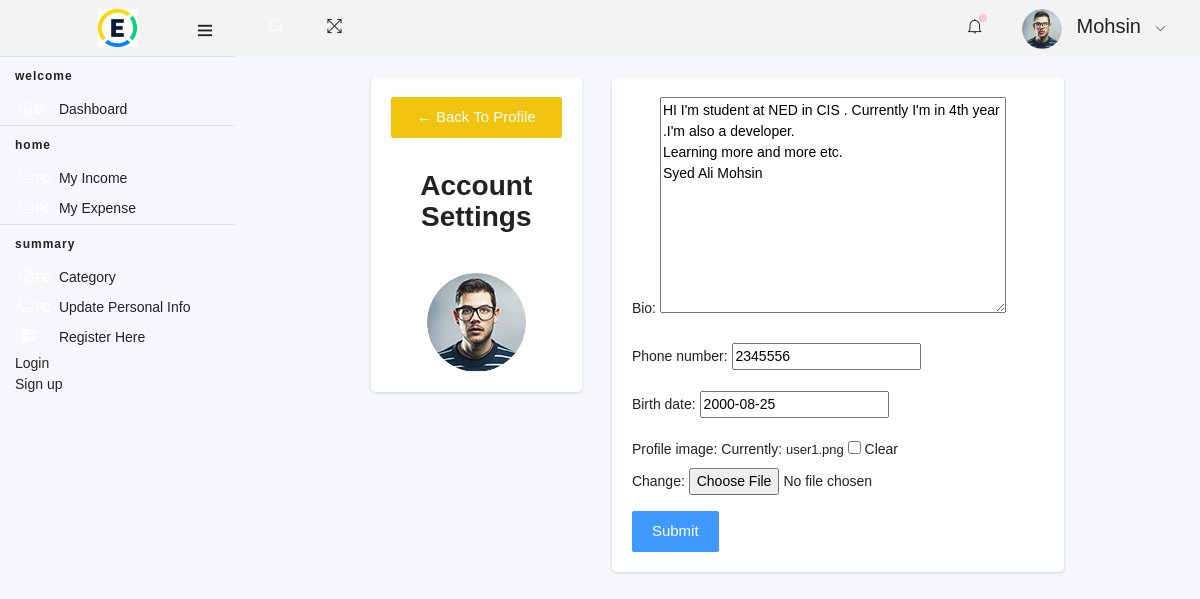
/account/ (signed in), run on the app's committed database.
### expensesystem/models.py (models this page shows)
class Profile(models.Model):
    user= models.OneToOneField(User, on_delete=models.CASCADE ,null=True)
    bio = models.TextField(max_length=500, blank=True , null=True )
    phone_number = models.CharField(max_length=12, blank=True , null=True)
    birth_date = models.DateField(null=True, blank=True)
    profile_image=models.ImageField (default="Group-user.jpg" , null=True , blank=True)

### expensesystem/views.py (the view)
# urls.py: path('account/', views.accountSettings, name="account"),
@login_required(login_url='/loginpage')
def accountSettings(request):
    profile=Profile.objects.filter(user=request.user ,)
    print(profile)
    if profile.exists():
        profile=request.user.profile
        form = ProfileForm(instance=profile)
    else:
        obj = Profile()
        obj.user=request.user
        profile = obj
        form = ProfileForm(instance=profile)
    if request.method == 'POST':
        form = ProfileForm(request.POST, request.FILES, instance=profile)
        if form.is_valid():
            form.save()
    context = {'form': form}
    return render(request, 'account_settings.html', context)

### expensesystem/models.py
class ProfileForm(forms.ModelForm):
	class Meta:
		model = Profile
		fields = '__all__'
		exclude = ['user']

### templates/account_settings.html (shortened to what this page needs)
{% extends "base.html" %}
{% load static %}
{% block content %}
<br>
<div class="row justify-content-center">
	<div class="col-md-3 ">
		<div class="card card-body">
			<a class="btn btn-warning" href="{% url 'dashboard' %}"> &#8592; Back to Profile</a>
			<h3 style="text-align: center">Account Settings</h3>
			<img class="profile-pic" src="{{request.user.profile.profile_image.url}}" alt="Group-user.jpg" >
		</div>
	</div>
	<div class="col-md-6">
		<div class="card card-body">
			<form method="POST" action="" enctype="multipart/form-data">
				{{form.as_p}}
			<input class="btn btn-primary" type="submit" name="Update Information">
			</form>
		</div>
	</div>
</div>
{% endblock content %}

### templates/base.html (shortened to what this page needs)
<!DOCTYPE html>
<html lang="en">
{% load static %}
<head>
    <link rel="stylesheet" type="text/css" href="{% static 'assets/css/bootstrap/css/bootstrap.min.css' %}">
    <link rel="stylesheet" type="text/css" href="{% static 'assets/icon/themify-icons/themify-icons.css' %}">
    <link rel="stylesheet" type="text/css" href="{% static 'assets/icon/icofont/css/icofont.css' %}">
    <link rel="stylesheet" type="text/css" href="{% static 'assets/css/style.css' %}">
    <link rel="stylesheet" type="text/css" href="{% static 'assets/css/jquery.mCustomScrollbar.css' %}">
    <link rel="stylesheet" href="https://cdnjs.cloudflare.com/ajax/libs/font-awesome/4.7.0/css/font-awesome.min.css">
</head>
{% block body%}
<body>
    <div id="pcoded" class="pcoded">
        <div class="pcoded-container navbar-wrapper">
            <nav class="navbar header-navbar pcoded-header">
                <div class="navbar-wrapper">
                    <div class="navbar-logo">
                        <a class="mobile-menu" id="mobile-collapse" href="#!">
                            <i class="ti-menu"></i>
                        </a>
                        <a href="/dashboard">
                            <img class="img-fluid " style="width: 18%;"  src="{% static 'assets/images/log.png' %}" alt="Theme-Logo" />
                        </a>
                    </div>
                    <div class="navbar-container container-fluid">
                        <ul class="nav-left">
                            <li class="header-search">
                                <div class="main-search morphsearch-search">
                                    <div class="input-group">
                                        <input type="text" class="form-control">
                                        <span class="input-group-addon search-btn"><i class="ti-search"></i></span>
                                    </div>
                                </div>
                            </li>
                            <li>
                                <a href="#!" onclick="javascript:toggleFullScreen()">
                                    <i class="ti-fullscreen"></i>
                                </a>
                            </li>
                        </ul>
                        <ul class="nav-right">
                            <li class="header-notification">
                                <a href="#!">
                                    <i class="ti-bell"></i>
                                    <span class="badge bg-c-pink"></span>
                                </a>
                            </li>
                            <li class="user-profile header-notification">
                                <a href="#!">
                                    <img src="{{request.user.profile.profile_image.url}}" class="img-radius" alt="avatar-2.jpg">
                                    <span class="text-capitalize h5">{{request.user}}</span>
                                    <i class="ti-angle-down"></i>
                                </a>
                            </li>
                        </ul>
                    </div>
                </div>
            </nav>
            <div class="pcoded-main-container">
                <div class="pcoded-wrapper">
                    <nav class="pcoded-navbar">
                        <div class="pcoded-inner-navbar main-menu">
                            <div class="pcoded-navigatio-lavel" data-i18n="nav.category.navigation">Welcome</div>
                            <ul class="pcoded-item pcoded-left-item">
                                <li >
                                    <a href="/dashboard">
                                        <span class="pcoded-micon"><i class="ti-home"></i><b>D</b></span>
                                        <span class="pcoded-mtext" data-i18n="nav.dash.main">Dashboard</span>
                                    </a>
                                </li>
                            </ul>
                            <div class="pcoded-navigatio-lavel" data-i18n="nav.category.forms">Home</div>
                            <ul class="pcoded-item pcoded-left-item ">
                                <li>
                                    <a href="/list_income">
                                        <span class="pcoded-micon"><i class="ti-layers"></i><b>FC</b></span>
                                        <span class="pcoded-mtext" data-i18n="nav.form-components.main">My Income</span>
                                    </a>
                                </li>
                                <li>
                                    <a href="/list_expense">
                                        <span class="pcoded-micon"><i class="ti-layers"></i><b>FC</b></span>
                                        <span class="pcoded-mtext" data-i18n="nav.form-components.main">My Expense</span>
                                    </a>
                                </li>
                            </ul>
                            <div class="pcoded-navigatio-lavel" data-i18n="nav.category.forms">Summary</div>
                            <ul class="pcoded-item pcoded-left-item">
                                <li>
                                    <a href="/list_category">
                                        <span class="pcoded-micon"><i class="ti-layers"></i><b>FC</b></span>
                                        <span class="pcoded-mtext" data-i18n="nav.form-components.main">Category</span>
                                    </a>
                                </li>
                                <li>
                                    <a href="/account">
                                        <span class="pcoded-micon"><i class="ti-layers"></i><b>FC</b></span>
                                        <span class="pcoded-mtext" data-i18n="nav.form-components.main">Update Personal Info</span>
                                    </a>
                                </li>
                                <li class="pcoded-hasmenu ">
                                    <a href="javascript:void(0)">
                                        <span class="pcoded-micon"><i class="ti-layout-grid2-alt"></i></span>
                                        <span class="pcoded-mtext" data-i18n="nav.basic-components.main">Register Here</span>
                                    </a>
                                    <ul class="pcoded-submenu">
                                        <li class=" ">
                                            <a href="loginpage">
                                                <span class="pcoded-mtext" data-i18n="nav.basic-components.alert">Login</span>
                                            </a>
                                        </li>
                                        <li class=" ">
                                            <a href="registerpage">
                                                <span class="pcoded-mtext" data-i18n="nav.basic-components.breadcrumbs">Sign up</span>
                                            </a>
                                        </li>
                                    </ul>
                                </li>
                            </ul>
                    </nav>
                    {% endblock body%} {% block content%} {%endblock content%}
</body>
</html>

### templates/account_settings.html (style rules this page uses)
.profile-pic { max-width: 200px; max-height:200px; margin: 0 auto; border-radius: 50%; }

### data on the page
Profile: bio "HI I'm student at NED in CIS . Currently I'm in 4th year .I'm also a developer. Learning more and more etc. Syed Ali Mohsin", phone_number "2345556", birth_date "2000-08-25"

### other printed values
{{ request.user }} "Mohsin"
